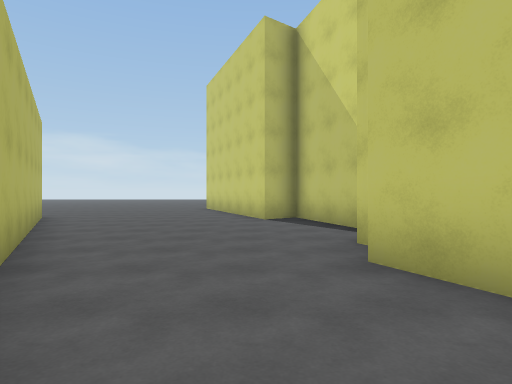
View 1 (above)

21 first-person views from a walk through a scene from a Unity 3-D project. The camera is 1.4 m above the floor, looks level and sees 75° across. The floor is counted in squares, 2 m on a side. Each view is taken from the middle of a square. On the plan, view 1 faces up. The plan holds only what a view shows up to about 10 squares ahead; the rest is blank. The place goes on beyond the plan. Some animated figures are not drawn. Surface patterns are stand-ins for the level's own textures.

View 2
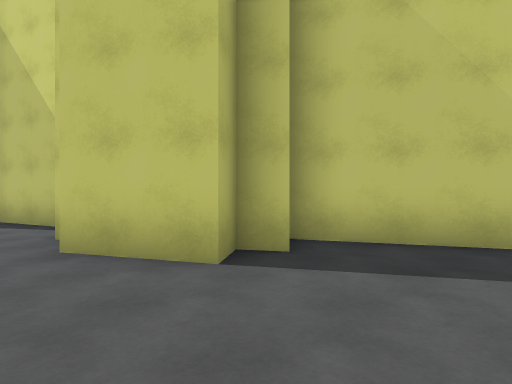

View 3
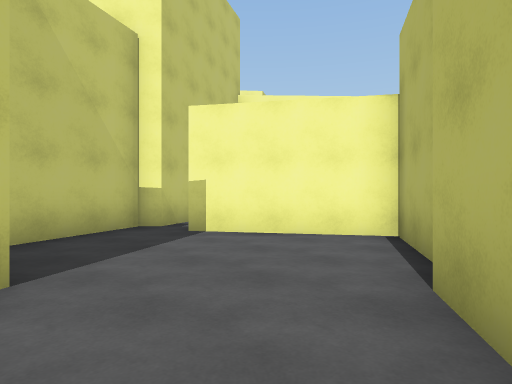

View 4
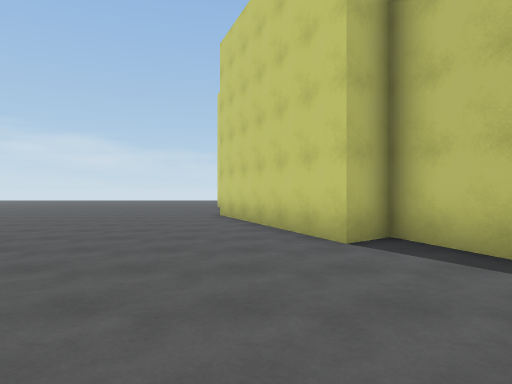

View 5
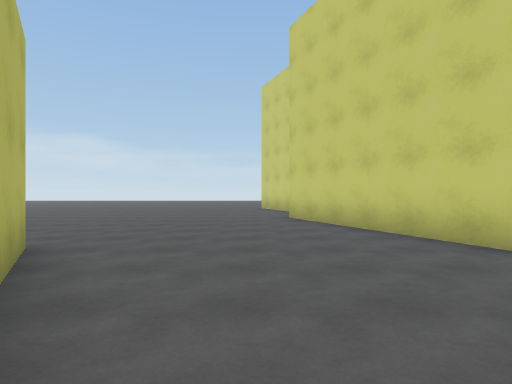

View 6
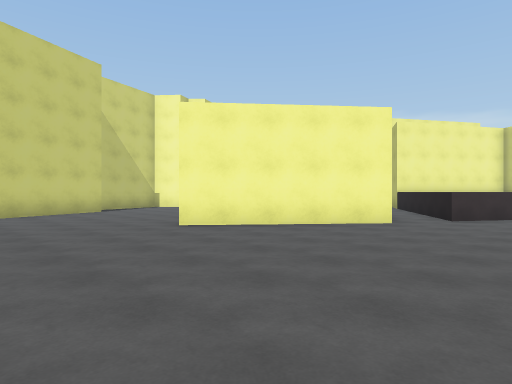

View 7
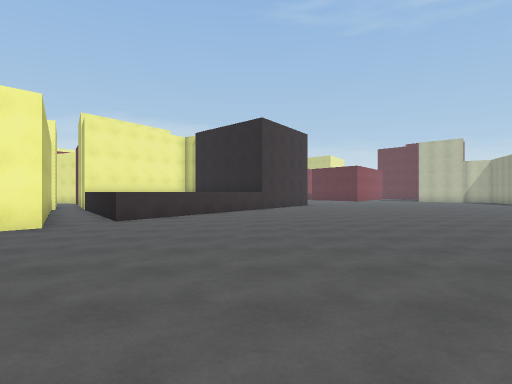

View 8
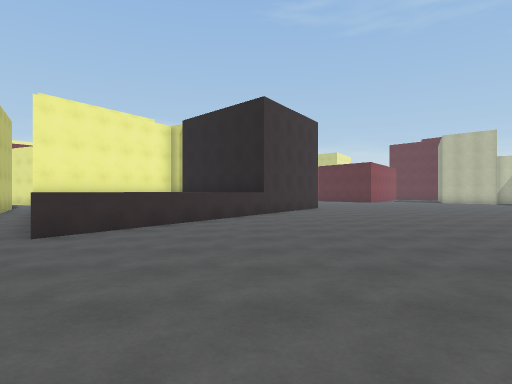

View 9
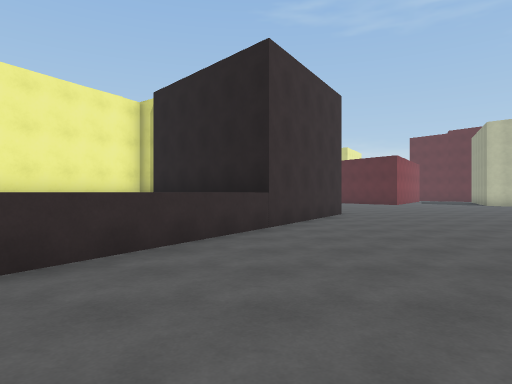

View 10
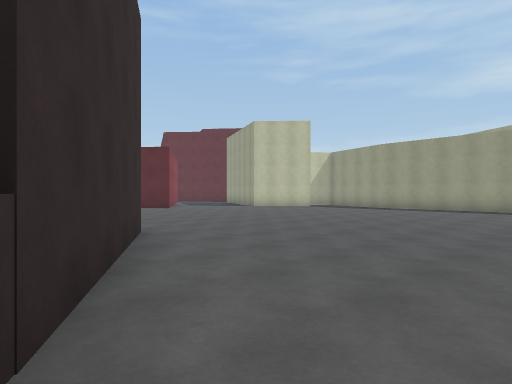

View 11
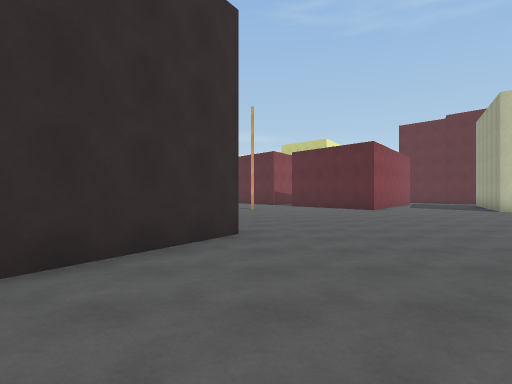

View 12
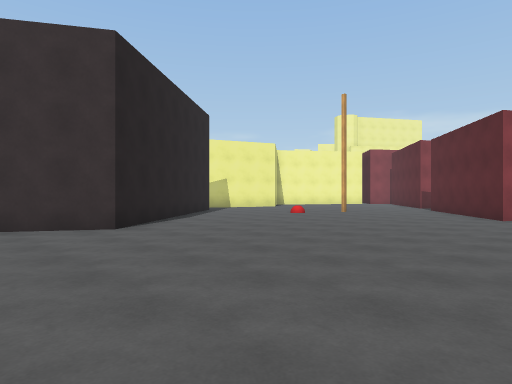

View 13
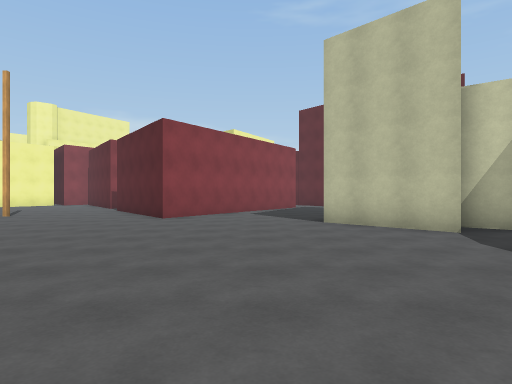

View 14
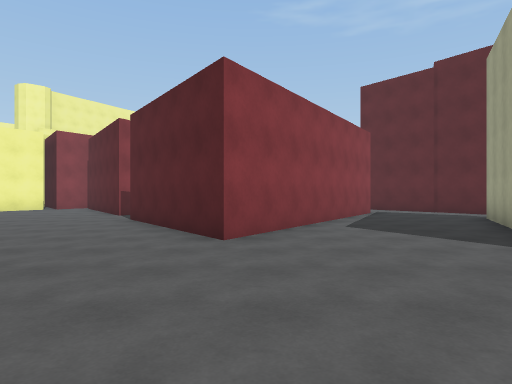

View 15
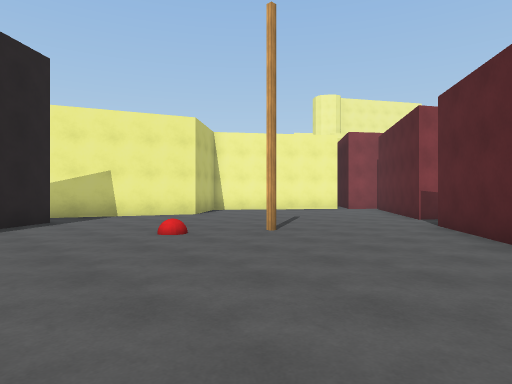

View 16
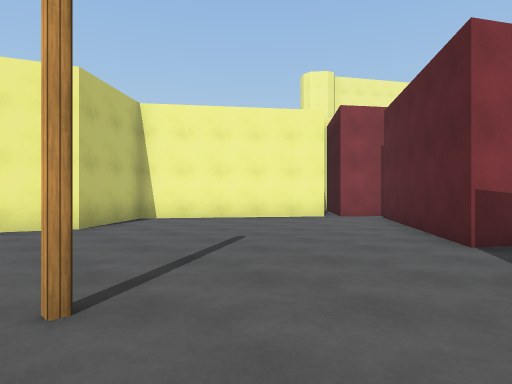

View 17
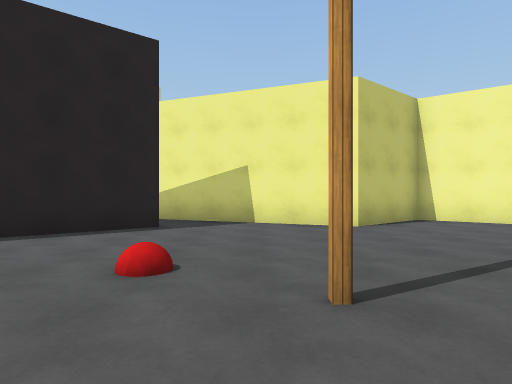

View 18
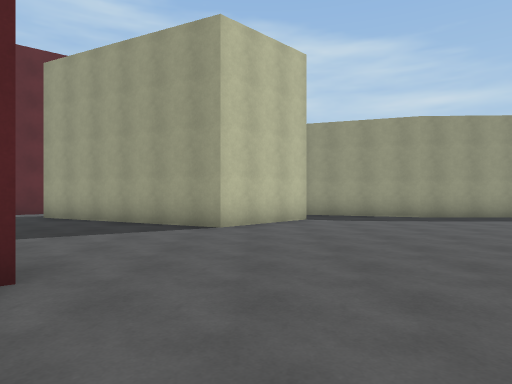

View 19
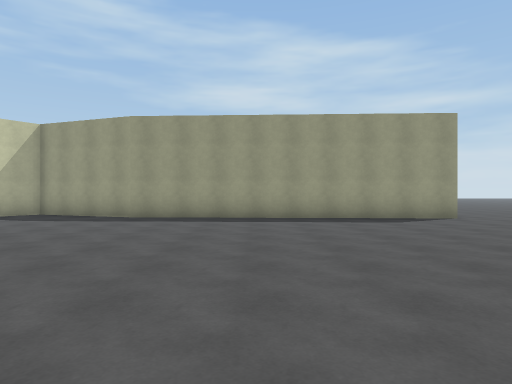

View 20
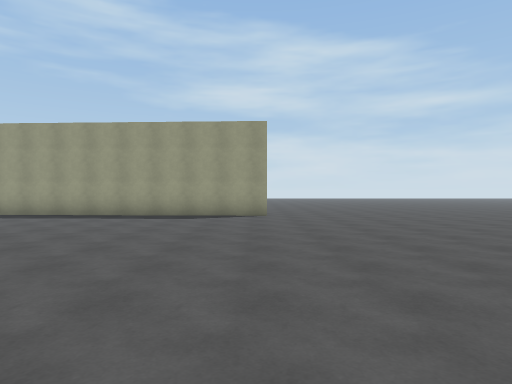

View 21
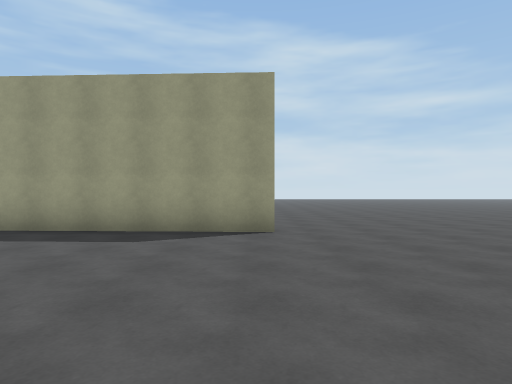

### Floor plan
Key: @ floor where view 1 was taken; # wall or solid block; . main floor; : floor 0.5 m higher than the main floor; ^ raised ledge; O other object.
Columns run from 30 left of view 1 to 6 right of it. Each row starts with its distance up from view 1.
 14                      .......##
 13                   ...........#
 12                  ............##
 11                 ..............#
 10                ...............#
  9    ..         ..........#.....###
  8 .. ...        .........##.......#
  7 ........     ..........###......#
  6 .........   ..........## ##.....#
  5 ........... ..........#   #.....#
  4 ....................^.#   ##....#
  3 ....................^^ #   #....#
  2   .#...............^^^^#     ...####
  1    #...............^  ^      ......#
  0    #..............^          #@....##
 -1    #.............^^          #......#
 -2    #.............O^^^^^      ##..##.#
 -3    #............O O   ^#      ####
 -4   ##............O     #
 -5   #............O    O^#
 -6   #............O
 -7   #.............O
 -8   #..............O
 -9   #..............OO
-10   #.#.............O  #
-11   ###..............O##
-12     ##.........:....#
-13     #.....#.........#
-14    ##....##...#.....#
-15    #....####.......##
-16    #....#  #........##
-17   .....##  ##........#
-18   ....##    ##......##
-19              ##....##
-20               #....#
-21               ##..##
-22                ####

Where each view was taken, in squares from view 1:
view 1: 0 up, 0 right, facing up
view 2: 1 down, 0 right, facing up-right
view 3: 2 up, 1 left, facing down-right
view 4: 4 up, 1 left, facing up
view 5: 5 up, 3 left, facing up
view 6: 13 up, 12 left, facing down-right
view 7: 12 up, 13 left, facing down
view 8: 9 up, 13 left, facing down
view 9: 5 up, 13 left, facing down
view 10: 0 up, 13 left, facing down-left
view 11: 0 up, 16 left, facing down
view 12: 3 down, 22 left, facing down-right
view 13: 4 down, 23 left, facing down
view 14: 8 down, 21 left, facing down
view 15: 9 down, 20 left, facing down-right
view 16: 13 down, 18 left, facing down-right
view 17: 13 down, 18 left, facing right
view 18: 11 down, 18 left, facing left
view 19: 3 down, 18 left, facing left
view 20: 2 up, 17 left, facing left
view 21: 2 up, 21 left, facing left
